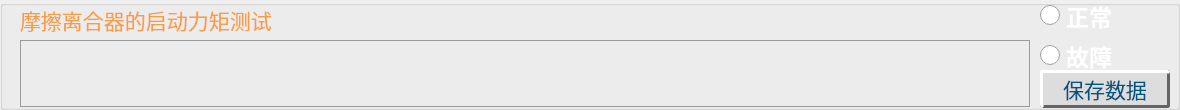
           <widget class="QGroupBox" name="groupBox_16">
            <property name="geometry">
             <rect>
              <x>0</x>
              <y>550</y>
              <width>1180</width>
              <height>110</height>
             </rect>
            </property>
            <property name="styleSheet">
             <string notr="true"/>
            </property>
            <property name="title">
             <string/>
            </property>
            <widget class="QLabel" name="lab_16">
             <property name="geometry">
              <rect>
               <x>20</x>
               <y>5</y>
               <width>1010</width>
               <height>30</height>
              </rect>
             </property>
             <property name="minimumSize">
              <size>
               <width>0</width>
               <height>0</height>
              </size>
             </property>
             <property name="maximumSize">
              <size>
               <width>9999999</width>
               <height>16777215</height>
              </size>
             </property>
             <property name="font">
              <font>
               <family>华光标题宋_CNKI</family>
               <pointsize>16</pointsize>
               <weight>50</weight>
               <bold>false</bold>
              </font>
             </property>
             <property name="styleSheet">
              <string notr="true">color: rgb(250, 156, 68);</string>
             </property>
             <property name="text">
              <string>摩擦离合器的启动力矩测试</string>
             </property>
             <property name="alignment">
              <set>Qt::AlignLeading|Qt::AlignLeft|Qt::AlignVCenter</set>
             </property>
            </widget>
            <widget class="QRadioButton" name="rad_31">
             <property name="geometry">
              <rect>
               <x>1040</x>
               <y>0</y>
               <width>182</width>
               <height>31</height>
              </rect>
             </property>
             <property name="font">
              <font>
               <family>黑体</family>
               <pointsize>17</pointsize>
               <weight>75</weight>
               <bold>true</bold>
              </font>
             </property>
             <property name="cursor">
              <cursorShape>PointingHandCursor</cursorShape>
             </property>
             <property name="styleSheet">
              <string notr="true">QRadioButton::indicator {
    width: 20px;
    height: 20px;
}
 
QRadioButton::indicator::unchecked {
image: url(:/res/account/unchecked.png);
}
 
QRadioButton::indicator:unchecked:hover {
image: url(:/res/account/unchecked.png);
}
 
QRadioButton::indicator:unchecked:pressed {
image: url(:/res/account/unchecked.png);
}
 
QRadioButton::indicator::checked {
image: url(:/res/account/checked.png);
}
 
QRadioButton::indicator:checked:hover {
image: url(:/res/account/checked.png);
}
 
QRadioButton::indicator:checked:pressed {
image: url(:/res/account/checked.png);
}
QRadioButton {
color: rgb(255, 255, 255);
}</string>
             </property>
             <property name="text">
              <string>正常</string>
             </property>
             <property name="iconSize">
              <size>
               <width>30</width>
               <height>16</height>
              </size>
             </property>
            </widget>
            <widget class="QRadioButton" name="rad_32">
             <property name="geometry">
              <rect>
               <x>1040</x>
               <y>40</y>
               <width>182</width>
               <height>31</height>
              </rect>
             </property>
             <property name="font">
              <font>
               <family>黑体</family>
               <pointsize>17</pointsize>
               <weight>75</weight>
               <bold>true</bold>
              </font>
             </property>
             <property name="cursor">
              <cursorShape>PointingHandCursor</cursorShape>
             </property>
             <property name="styleSheet">
              <string notr="true">QRadioButton::indicator {
    width: 20px;
    height: 20px;
}
 
QRadioButton::indicator::unchecked {
image: url(:/res/account/unchecked.png);
}
 
QRadioButton::indicator:unchecked:hover {
image: url(:/res/account/unchecked.png);
}
 
QRadioButton::indicator:unchecked:pressed {
image: url(:/res/account/unchecked.png);
}
 
QRadioButton::indicator::checked {
image: url(:/res/account/checked.png);
}
 
QRadioButton::indicator:checked:hover {
image: url(:/res/account/checked.png);
}
 
QRadioButton::indicator:checked:pressed {
image: url(:/res/account/checked.png);
}
QRadioButton {
color: rgb(255, 255, 255);
}
QRadioButton:checked {
color: rgb(255, 96, 48);
}</string>
             </property>
             <property name="text">
              <string>故障</string>
             </property>
             <property name="iconSize">
              <size>
               <width>30</width>
               <height>16</height>
              </size>
             </property>
            </widget>
            <widget class="QTextEdit" name="text_16">
             <property name="enabled">
              <bool>true</bool>
             </property>
             <property name="geometry">
              <rect>
               <x>20</x>
               <y>40</y>
               <width>1010</width>
               <height>67</height>
              </rect>
             </property>
             <property name="font">
              <font>
               <family>微软雅黑</family>
               <pointsize>10</pointsize>
               <weight>75</weight>
               <bold>true</bold>
              </font>
             </property>
             <property name="focusPolicy">
              <enum>Qt::StrongFocus</enum>
             </property>
             <property name="styleSheet">
              <string notr="true">border-color: rgb(154, 154, 154);
background-color: rgba(255, 255, 255,0);
color: rgb(255, 255, 255);
border-style:solid;
border-width:1px;</string>
             </property>
             <property name="html">
              <string>&lt;!DOCTYPE HTML PUBLIC &quot;-//W3C//DTD HTML 4.0//EN&quot; &quot;http://www.w3.org/TR/REC-html40/strict.dtd&quot;&gt;
&lt;html&gt;&lt;head&gt;&lt;meta name=&quot;qrichtext&quot; content=&quot;1&quot; /&gt;&lt;style type=&quot;text/css&quot;&gt;
p, li { white-space: pre-wrap; }
&lt;/style&gt;&lt;/head&gt;&lt;body style=&quot; font-family:'微软雅黑'; font-size:10pt; font-weight:600; font-style:normal;&quot;&gt;
&lt;p style=&quot;-qt-paragraph-type:empty; margin-top:12px; margin-bottom:12px; margin-left:0px; margin-right:0px; -qt-block-indent:0; text-indent:0px; font-family:'新宋体'; font-size:14pt; font-weight:400;&quot;&gt;&lt;br /&gt;&lt;/p&gt;&lt;/body&gt;&lt;/html&gt;</string>
             </property>
            </widget>
            <widget class="QPushButton" name="btn_23">
             <property name="geometry">
              <rect>
               <x>1040</x>
               <y>70</y>
               <width>130</width>
               <height>38</height>
              </rect>
             </property>
             <property name="minimumSize">
              <size>
               <width>0</width>
               <height>0</height>
              </size>
             </property>
             <property name="maximumSize">
              <size>
               <width>300</width>
               <height>50</height>
              </size>
             </property>
             <property name="font">
              <font>
               <family>华光大标宋_CNKI</family>
               <pointsize>16</pointsize>
               <weight>50</weight>
               <bold>false</bold>
              </font>
             </property>
             <property name="styleSheet">
              <string notr="true">QPushButton{
color: rgb(0, 85, 127);
background:#DDDDDD; 
border-right:3px solid #646464; 
border-bottom:3px solid #646464;
border-left:3px solid #FFFFFF;
border-top:3px solid #FFFFFF; 
border-radius:3px;
}                

QPushButton:pressed{
background:#DDDDDD; 
border-right:2px solid #FFFFFF; 
border-bottom:2px solid #FFFFFF;
border-left:2px solid #646464;
border-top:2px solid #646464; 
border-radius:2px;
}

QPushButton:checked {
background:#bbbbbb; 
border-right:4px solid #FFFFFF; 
border-bottom:4px solid #FFFFFF;
border-left:4px solid #646464;
border-top:4px solid #646464; 
border-radius:4px;
}</string>
             </property>
             <property name="text">
              <string>保存数据</string>
             </property>
            </widget>
           </widget>
